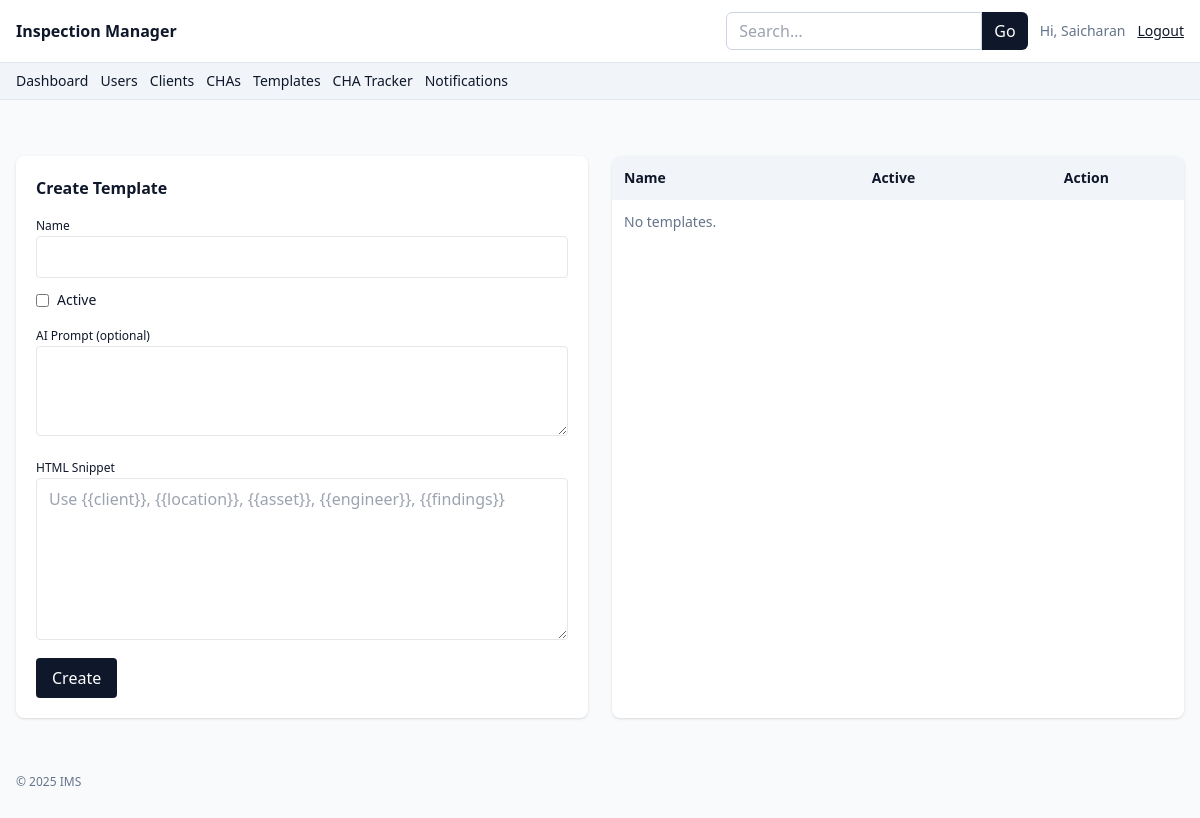
Page /templates (signed in) on the earlier database version.
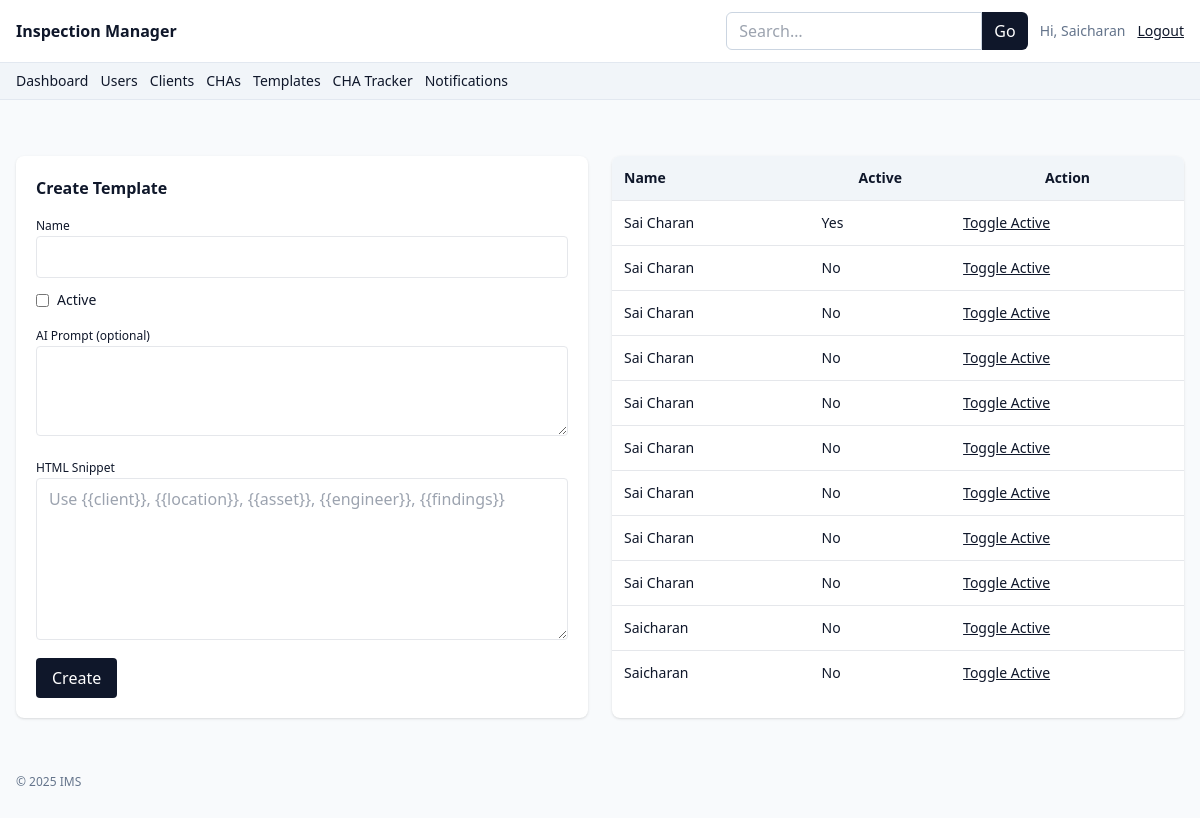
Same page on the later database version.
### app.py (models this page shows)
class Template(db.Model):
    __tablename__ = "template"
    id = db.Column(db.Integer, primary_key=True)
    name = db.Column(db.String(160), nullable=False)
    active = db.Column(db.Boolean, default=True)
    ai_prompt = db.Column(db.Text)
    html_snippet = db.Column(db.Text)

### app.py (the view, shortened to what this page needs)
@app.route("/templates", methods=["GET","POST"])
@role_required(Role.ADMIN)
def templates_mgmt():
    templates = Template.query.order_by(Template.active.desc(), Template.name.asc()).all()
    return render_template("templates.html", templates=templates)

### app.py (called while the page is built)
def role_required(*roles):
    def deco(fn):
        from functools import wraps
        @wraps(fn)
        def wrap(*a, **kw):
            if not session.get("user_id"):
                flash("Please login.", "warning")
                return redirect(url_for("login"))
            if roles and session.get("role") not in roles:
                flash("Unauthorized.", "danger")
                return redirect(url_for("dashboard"))
            return fn(*a, **kw)
        return wrap
    return deco

@app.context_processor
def inject_globals():
    return dict(
        Role=Role, InspectionStatus=InspectionStatus, InvoiceStatus=InvoiceStatus,
        ReportStatus=ReportStatus, CommissionStatus=CommissionStatus, now=datetime.utcnow,
        User=User, InspectionType=InspectionType
    )

### templates/templates.html (shortened to what this page needs)
{% extends "base.html" %}
{% block content %}
<div class="grid md:grid-cols-2 gap-6">
    <div class="bg-white rounded-lg shadow p-5">
        <h2 class="font-semibold mb-3">Create Template</h2>
        <form method="post" class="space-y-3">
            <div><label class="text-xs">Name</label><input name="name" required class="w-full border rounded px-3 py-2">
            </div>
            <div class="flex items-center gap-2">
                <input id="active" type="checkbox" name="active" class="border rounded">
                <label for="active" class="text-sm">Active</label>
            </div>
            <div><label class="text-xs">AI Prompt (optional)</label><textarea name="ai_prompt" rows="3"
                    class="w-full border rounded px-3 py-2"></textarea></div>
            <div><label class="text-xs">HTML Snippet</label><textarea name="html_snippet" rows="6"
                    class="w-full border rounded px-3 py-2"
                    placeholder="Use {{'{{client}}'}}, {{'{{location}}'}}, {{'{{asset}}'}}, {{'{{engineer}}'}}, {{'{{findings}}'}}"></textarea>
            </div>
            <button class="bg-slate-900 text-white rounded px-4 py-2">Create</button>
        </form>
    </div>
    <div class="bg-white rounded-lg shadow overflow-hidden">
        <table class="w-full text-sm">
            <thead class="bg-slate-100">
                <tr>
                    <th class="p-3 text-left">Name</th>
                    <th class="p-3">Active</th>
                    <th class="p-3">Action</th>
                </tr>
            </thead>
            <tbody>
                {% for t in templates %}
                <tr class="border-t">
                    <td class="p-3">{{ t.name }}</td>
                    <td class="p-3">{{ 'Yes' if t.active else 'No' }}</td>
                    <td class="p-3">
                        <form method="post" class="inline">
                            <button name="toggle" value="1" class="underline">Toggle Active</button>
                        </form>
                    </td>
                </tr>
                {% else %}
                <tr>
                    <td class="p-3 text-slate-500" colspan="3">No templates.</td>
                </tr>
                {% endfor %}
            </tbody>
        </table>
    </div>
</div>
{% endblock %}

### templates/base.html (shortened to what this page needs)
<!doctype html>
<html lang="en">
<head>
    <script src="https://cdn.tailwindcss.com"></script>
</head>
<body class="bg-slate-50 text-slate-900">
    <nav class="bg-white border-b border-slate-200">
        <div class="mx-auto max-w-7xl px-4 py-3 flex items-center justify-between">
            <a href="{{ url_for('dashboard') }}" class="font-semibold">Inspection Manager</a>
            <div class="flex items-center gap-3">
                {% if session.get('user_id') %}
                <form action="{{ url_for('global_search') }}" method="get" class="hidden md:flex">
                    <input name="q" value="{{ request.args.get('q','') }}" placeholder="Search…"
                        class="rounded-l-md border border-slate-300 px-3 py-1.5 focus:outline-none focus:ring w-64">
                    <button class="rounded-r-md bg-slate-900 text-white px-3">Go</button>
                </form>
                <span class="text-sm text-slate-500">Hi, {{ session.get('user_name') }}</span>
                <a class="text-sm underline" href="{{ url_for('logout') }}">Logout</a>
                {% else %}
                <a class="text-sm underline" href="{{ url_for('login') }}">Login</a>
                {% endif %}
            </div>
        </div>
    </nav>
    {% if session.get('user_id') %}
    <div class="bg-slate-100 border-b border-slate-200">
        <div class="mx-auto max-w-7xl px-4 py-2 flex flex-wrap gap-3 text-sm">
            <a class="hover:underline" href="{{ url_for('dashboard') }}">Dashboard</a>
            {% if session.get('role') == Role.ADMIN %}
            <a class="hover:underline" href="{{ url_for('users_admin') }}">Users</a>
            <a class="hover:underline" href="{{ url_for('clients_list') }}">Clients</a>
            <a class="hover:underline" href="{{ url_for('chas_list') }}">CHAs</a>
            <a class="hover:underline" href="{{ url_for('templates_mgmt') }}">Templates</a>
            {% endif %}
            {% if session.get('role') in [Role.ADMIN, Role.ACCOUNTANT] %}
            <a class="hover:underline" href="{{ url_for('cha_tracker') }}">CHA Tracker</a>
            {% endif %}
            <a class="hover:underline" href="{{ url_for('notifications') }}">Notifications</a>
        </div>
    </div>
    {% endif %}
    <div class="mx-auto max-w-7xl px-4 py-4 space-y-2">
    </div>
    <main class="mx-auto max-w-7xl px-4 py-6">{% block content %}{% endblock %}</main>
    <footer class="mx-auto max-w-7xl px-4 py-8 text-xs text-slate-500">
        &copy; {{ now().year }} IMS
    </footer>
</body>
</html>

Differences in the rows shown:
added Template: name "Sai Charan", active "Yes"
added Template: name "Sai Charan", active "No"
added Template: name "Sai Charan", active "No"
added Template: name "Sai Charan", active "No"
added Template: name "Sai Charan", active "No"
added Template: name "Sai Charan", active "No"
added Template: name "Sai Charan", active "No"
added Template: name "Sai Charan", active "No"
added Template: name "Sai Charan", active "No"
added Template: name "Saicharan", active "No"
added Template: name "Saicharan", active "No"
Other differences:
text no longer shown: "No templates."
